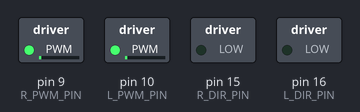
This sketch was run on a simulated Arduino Uno, built with avr-gcc and run on an emulated ATmega328P. On the bench: switched loads named in the sketch (green lamp = pin HIGH). What the sketch prints to the serial monitor is not drawn.

Above: at 1.05 s.
At 8.85 s:
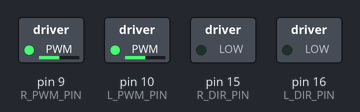
At 12.75 s:
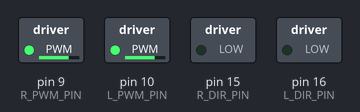
At 16.75 s:
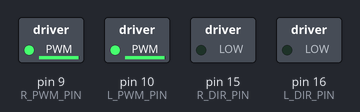
Timing chart, 0 to 21.8 s (numbered marks = the images above):
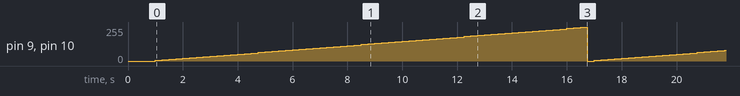

Measured:
- by itself, pin 9 (R_PWM_PIN), pin 10 (L_PWM_PIN): ramps from 0/255 to 252/255 and jumps back, once every 16.0 s

The sketch:

Motor_test.ino
```cpp
// Pin definitions, to make the
// code easier to read.
#define L_PWM_PIN 10
#define L_DIR_PIN 16
#define R_PWM_PIN  9
#define R_DIR_PIN 15

// Variables to remember our
// motor power for Left and Right.
// Byte stores 0 to 255
byte l_power;
byte r_power;

// Setup, only runs once when powered on.
void setup() {

  // Set our motor driver pins as outputs.
  pinMode( L_PWM_PIN, OUTPUT );
  pinMode( L_DIR_PIN, OUTPUT );
  pinMode( R_PWM_PIN, OUTPUT );
  pinMode( R_DIR_PIN, OUTPUT );

  // Set initial direction for l and r
  // Which of these is foward, or backward?
  digitalWrite( L_DIR_PIN, LOW);
  digitalWrite( R_DIR_PIN, LOW);

  // Set initial l_power and r_power values.
  l_power = 0;
  r_power = 0;

  // Start up the Serial for debugging.
  Serial.begin(9600);
  delay(1000);
  // Print reset so we can catch any reset error.
  Serial.println(" ***Reset*** ");

}


// put your main code here, to run repeatedly:
void loop() {

  // Adjust power. e.g., increment by 4 on every loop()
  l_power = l_power + 4;
  r_power = r_power + 4;

  // Send power PWM to pins, to motor drivers.
  analogWrite( L_PWM_PIN, l_power );
  analogWrite( R_PWM_PIN, r_power );

  // Brief pause
  delay(250);

}
```
